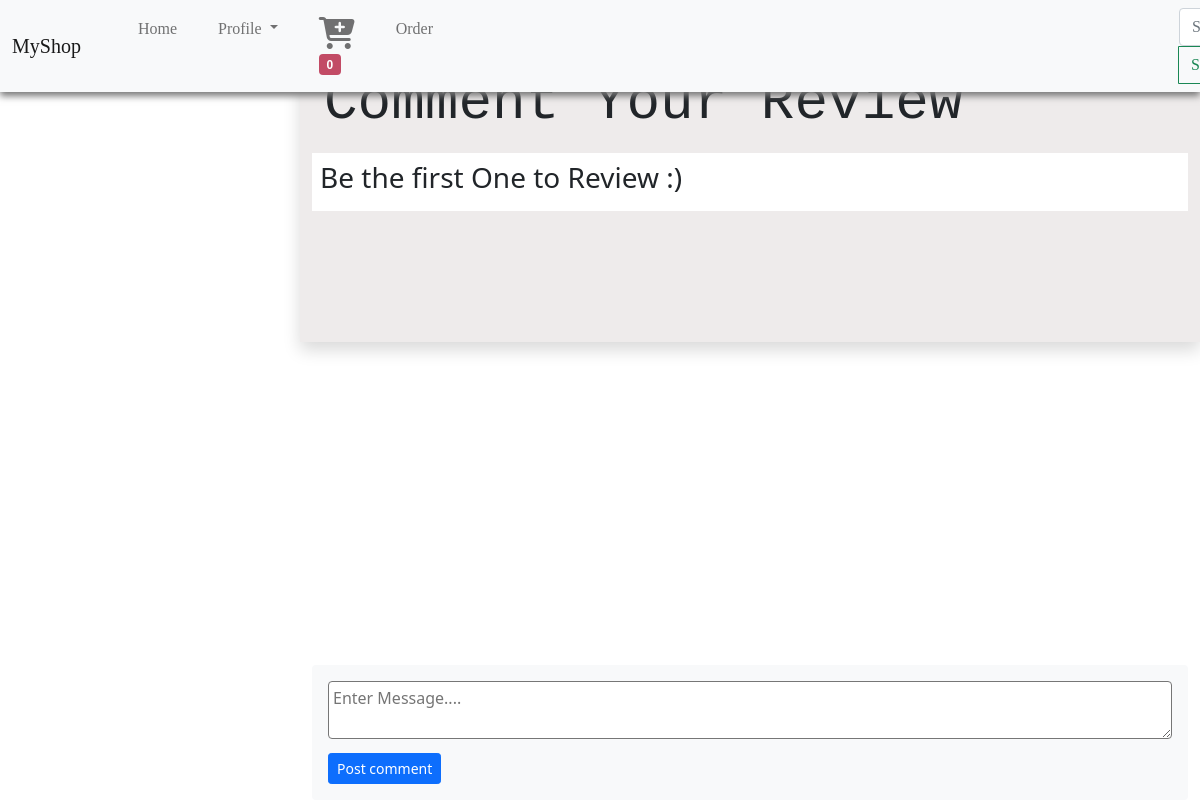
Page /ratereview/1/ on the earlier database version.
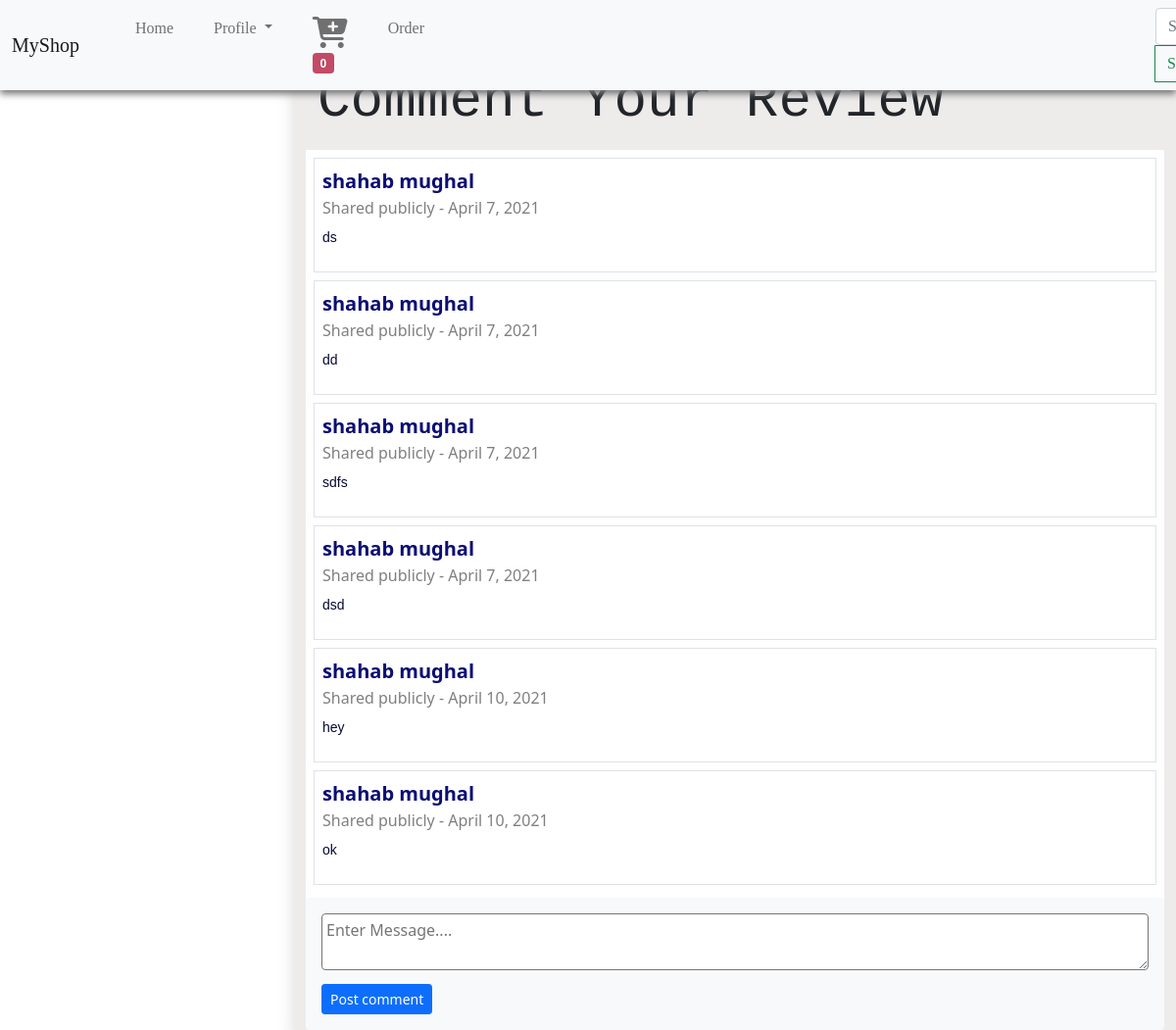
Same page on the later database version.
### store/models/comments.py (models this page shows, shortened)
class Comment(models.Model):
    product = models.ForeignKey(Product, on_delete=models.CASCADE)
    productID = models.IntegerField(default=0)
    customerName = models.CharField(max_length=50,default='Anonymous ')
    customer = models.ForeignKey(Customer, on_delete=models.CASCADE)
    date = models.DateField(default=datetime.datetime.today)
    comment = models.TextField(max_length=200,default='')
    @staticmethod
    def get_Comment(Product_Id):
            return Comment.objects.filter(productID=Product_Id)

### store/views/RateReview.py (the view, shortened to what this page needs)
# urls.py: path('ratereview', RateReview.RateReview.as_view(), name='RateReview'),
class RateReview(View):
    def get(self, request,productID):
        comments = Comment.get_Comment(productID)
        data = {}
        data['ProductID'] = productID
        if comments:
            data['Comments'] = comments
        print(comments)
        return render(request, 'RateReview.html', data)

### store/templates/RateReview.html (shortened to what this page needs)
{% extends 'base.html' %}
{% block content %}
    <div class="container-fluid " style="margin-top: 70px;">
    <div class="row">
      <div class="col-lg-3 mx-auto" >
      </div>
      <div class="col-lg-9 mx-auto shadow" style=" background-color: rgb(238, 235, 235);">
        <div class=" row mx-auto" >
            <p class="pl-4 display-4 ml-4" style="font-family: monospace;"> Comment Your Review</p>
            <div class="p-2 bg-white messages" style="margin-bottom: 15%;" id="MessageArea">
              {% if Comments %}
              {% for comt in Comments %}
                <div class="Message border border-secondaryrounded p-2 mb-2" >
                      <div class="ml-2">
                        <span class="d-block font-weight-bold name" style=" font-size: 20px; color: rgb(12, 14, 116);"><b>{{comt.customerName}}</b></span>
                        <span class="date text-black-50" >Shared publicly - {{comt.date}}</span>
                      </div>
                  <div class="mt-2">
                      <p class="comment-text" style=" font-size: 14px; color: rgb(8, 11, 51); font-family: sans-serif;">{{comt.comment}}</p>
                  </div>
                  </div>
                  {% endfor %}
                  {% else %}
                  <h3 >Be the first One to Review :)</h3>
                  {% endif %}
        </div>
        <div class="bg-light p-3 rounded-2" style="width: 73%; position: fixed; bottom: 0; " >
          <div>
              <textarea class="ml-1 shadow-none textarea w-100 rounded p-1" placeholder="Enter Message...."  id=commentTxt ></textarea>
          </div>
          <form action="#" method="POST">
              <div class="mt-2  text-right">
                  <button class="btn btn-primary btn-sm shadow-none" id="AddComment" type="button">Post comment</button>
              </div>
          </form>
      </div>
      </div>
    </div>
  </div>
</div>
{% endblock %}

Differences in the rows shown:
added Comment: customerName "shahab mughal", date "April 7, 2021", comment "ds"
added Comment: customerName "shahab mughal", date "April 7, 2021", comment "dd"
added Comment: customerName "shahab mughal", date "April 7, 2021", comment "sdfs"
added Comment: customerName "shahab mughal", date "April 7, 2021", comment "dsd"
added Comment: customerName "shahab mughal", date "April 10, 2021", comment "hey"
added Comment: customerName "shahab mughal", date "April 10, 2021", comment "ok"
Other differences:
text no longer shown: "Be the first One to Review :)"
